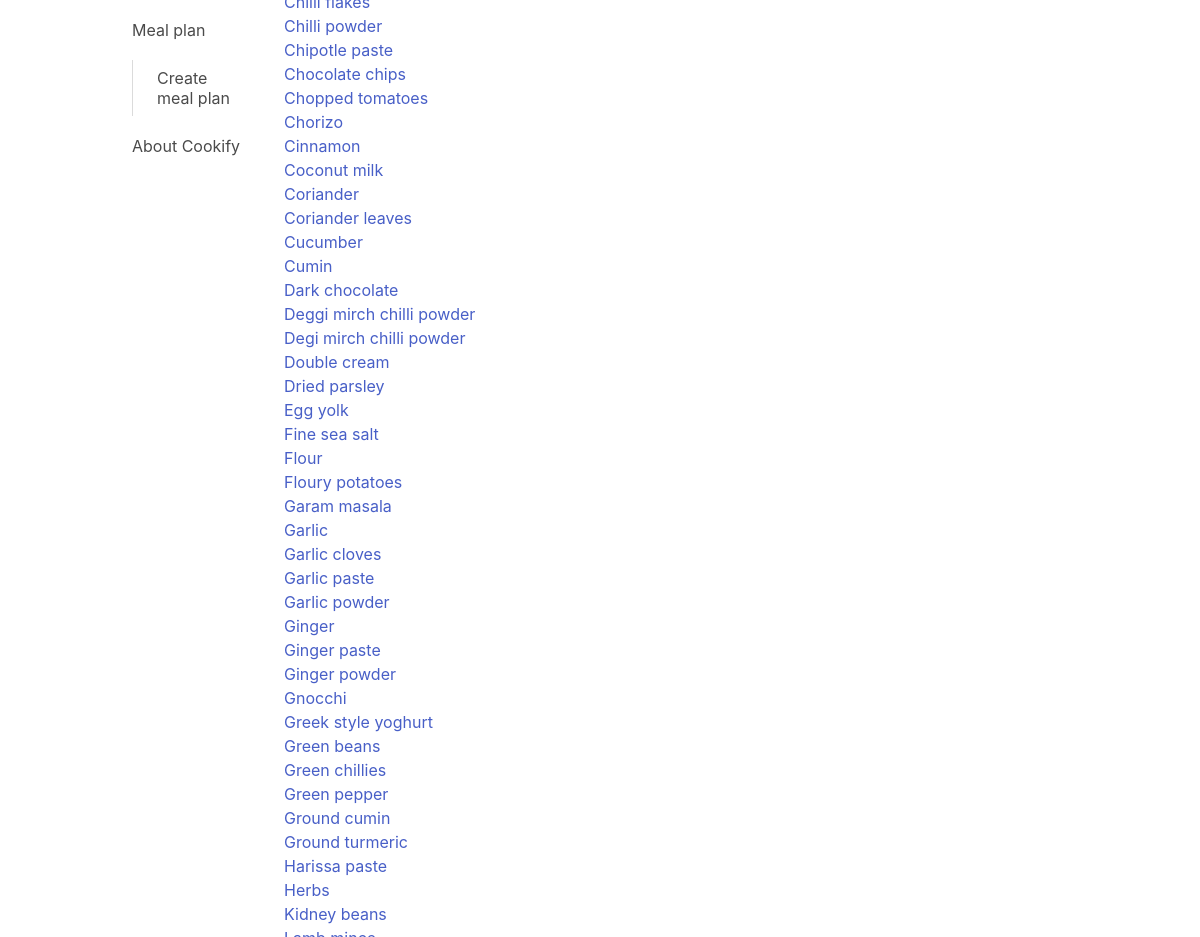
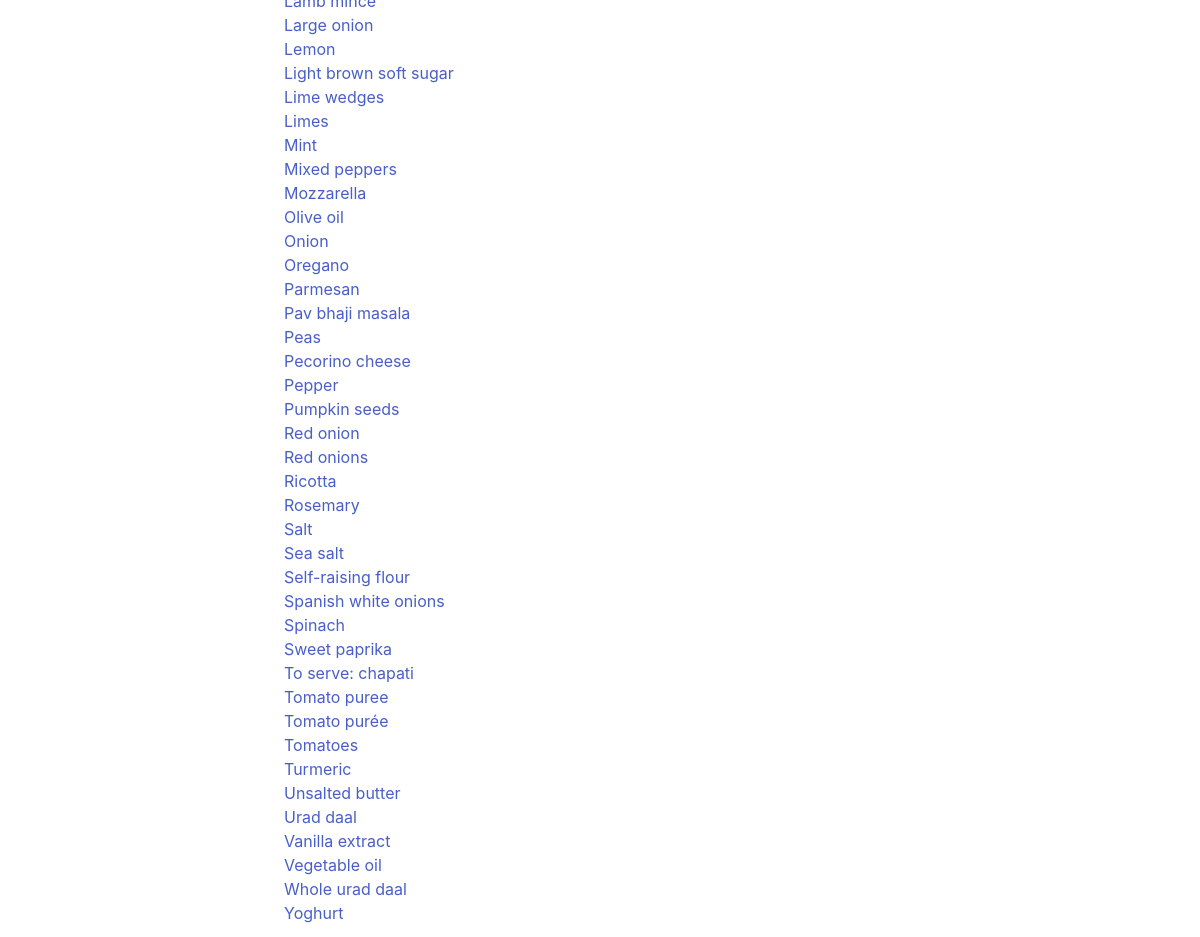
Before: /cupboard/ (signed in, lower part) with the older database file (2 pictures, top to bottom).
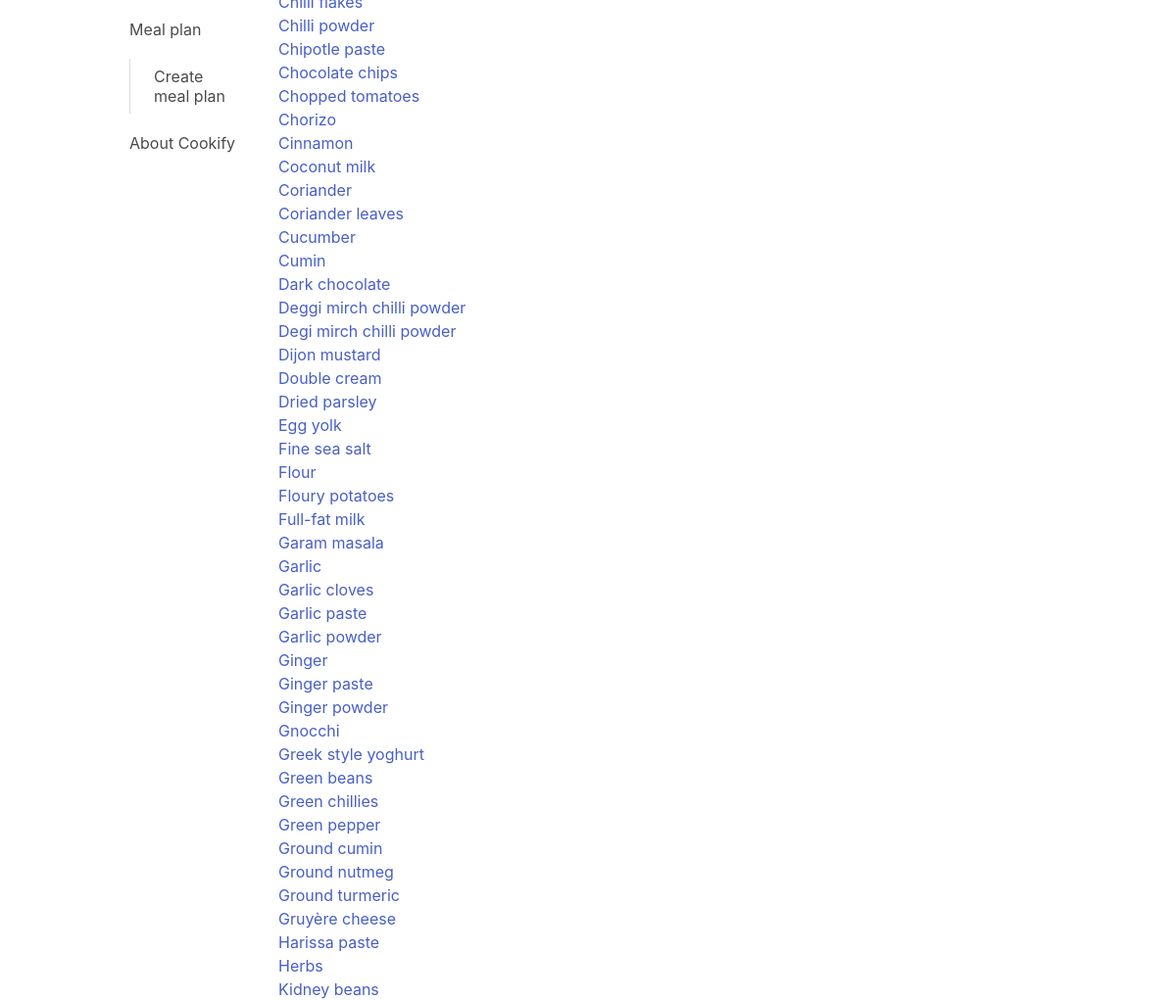
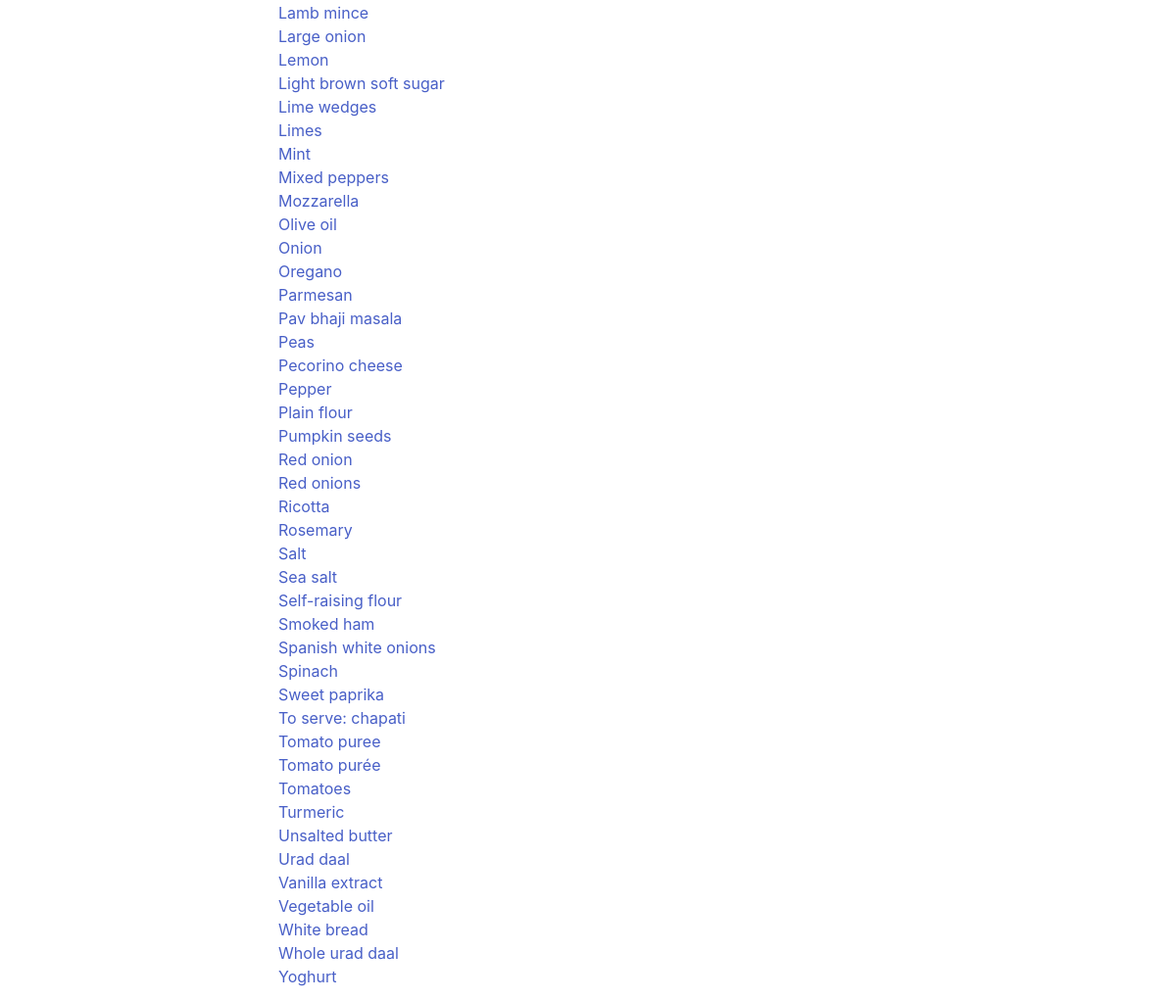
After: the same page with the newer database file (2 pictures, top to bottom).
### recipes/models.py (models this page shows, shortened)
class ProfileIngredient(models.Model):
    profile = models.ForeignKey(Profile, on_delete=models.CASCADE, related_name="profile_ingredient")
    ingredient = models.ForeignKey(Ingredient, on_delete=models.CASCADE, related_name="profile_ingredient")
    in_stock = models.BooleanField(default = False)
    date_added = models.DateTimeField(default=timezone.now)
    expiry_date = models.DateField(null=True, blank=True)
    long_life_override = models.BooleanField(null=True, blank=True)
    shelf_life_override = models.IntegerField(null=True, blank=True)
    substitutes_override = models.CharField(max_length=200, blank=True)
    category_override = models.CharField(max_length=60, blank=True)
    calories_override = models.IntegerField(null=True, blank=True)
    carbohydrates_override = models.FloatField(null=True, blank=True)
    sugar_override = models.FloatField(null=True, blank=True)
    fat_override = models.FloatField(null=True, blank=True)
    protein_override = models.FloatField(null=True, blank=True)
    fibre_override = models.FloatField(null=True, blank=True)
    typical_weight_override = models.IntegerField(null=True, blank=True)
    class Meta:
        unique_together = ('profile', 'ingredient',)
        ordering = ['-expiry_date']
        get_latest_by = 'expiry_date'

### cupboard/models.py (models this page shows, shortened)
class Ingredient(models.Model):
    name = models.CharField(max_length=50)
    long_life = models.BooleanField(default= True) #overwritable
    shelf_life = models.IntegerField(default = 14) #overwritable
    substitutes = models.CharField(max_length = 200, blank= True) #overwritable
    category = models.CharField(max_length=60, blank=True) #overwritable
    calories = models.IntegerField(default = 0) #overwritable
    carbohydrates = models.FloatField(default = 0) #overwritable
    sugar = models.FloatField(default = 0) #overwritable
    fat = models.FloatField(default = 0)#overwritable
    protein = models.FloatField(default = 0)#overwritable
    fibre = models.FloatField(default = 0)#overwritable
    typical_weight = models.IntegerField(default = 0)#overwritable

### cupboard/views.py (the view)
# urls.py: path('', views.ingredients_index, name='ingredients_index'),
@login_required
def ingredients_index(request):
    profile = request.user.profile
    if request.method == 'POST':
        form = SearchForm(request.POST)
        if form.is_valid():
            filtered_ingredient = form.cleaned_data['search_term']
            profile_ingredient_list = profile.profile_ingredient.filter(ingredient__name__icontains=filtered_ingredient).order_by("ingredient__name")
    else:
        form = SearchForm()
        profile_ingredient_list = profile.profile_ingredient.filter().order_by("ingredient__name")
    context = {'profile_ingredient_list': profile_ingredient_list, 'form': form}
    return render(request, 'cupboard/ingredients_index.html', context)

### recipes/templatetags/is_active.py (called while the page is built)
@register.simple_tag
def is_active(request, url):
    if reverse(url) == request.path:
        return "is-active"
    return ""

### cupboard/templates/cupboard/ingredients_index.html (shortened to what this page needs)
{% extends 'base.html' %}
{% block content %}
<ul>
    <br>
{% if profile_ingredient_list %}
    {% for profile_ingredient in profile_ingredient_list %}
    <li><a href="{% url 'cupboard:ingredient_detail' profile_ingredient.ingredient.id %}">{{ profile_ingredient.ingredient.name }}</a></li>
    {% endfor %}
{% else %}
    <p>No ingredients are available.</p>
{% endif %}
</ul>
{% endblock content %}

Changed rows visible on the page:
added ProfileIngredient: ingredient.name "Dijon mustard"
added ProfileIngredient: ingredient.name "Full-fat milk"
added ProfileIngredient: ingredient.name "Ground nutmeg"
added ProfileIngredient: ingredient.name "Gruyère cheese"
added ProfileIngredient: ingredient.name "Plain flour"
added ProfileIngredient: ingredient.name "Smoked ham"
added ProfileIngredient: ingredient.name "White bread"
